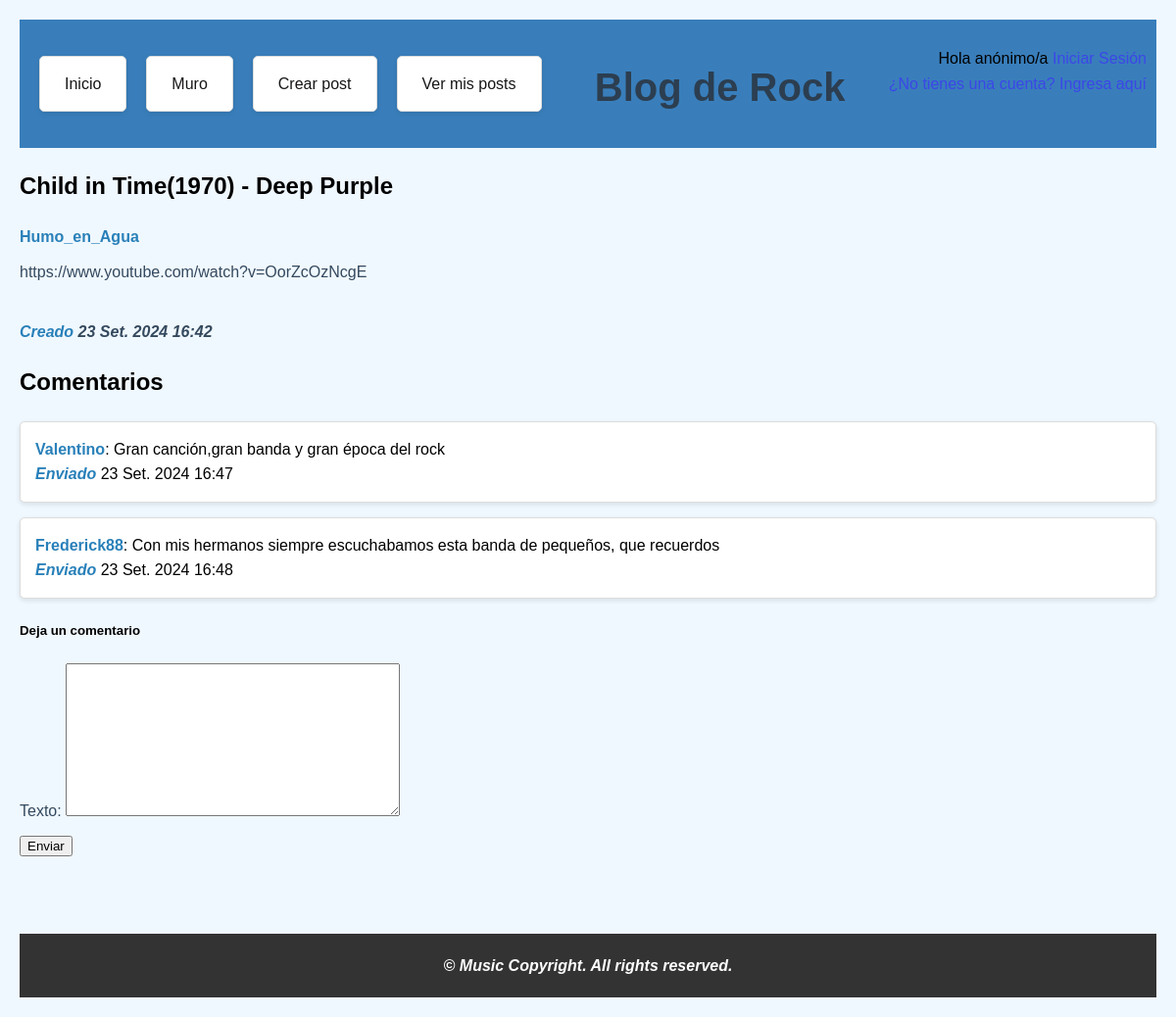
The page /blog/child-in-time1970-deep-purple/ on the database its author committed.
### blog/models.py (models this page shows, shortened)
class Blog(models.Model):
    autor = models.ForeignKey(User, on_delete=models.CASCADE)
    titulo = models.CharField(max_length=200)
    slug = models.SlugField(max_length=255, unique=True, blank=True)                    #utilización de slug para identificar de manera única cada post. Ideal para el uso de Blogs(en este caso, esencial)
    texto = models.CharField(max_length=1000, db_index=True, unique=True, blank=True)  # usar TextField si necesito más texto
    fechaCreado = models.DateTimeField(auto_now_add=True)

class Comentarios(models.Model):
    blog = models.ForeignKey('Blog', on_delete=models.CASCADE, related_name='comentarios')              #blog obligatorio, para poder identificar cada post y los comentarios en los correspondientes
    autor = models.ForeignKey(User, on_delete=models.CASCADE)
    texto = CKEditor5Field('Comentario', config_name='coment', blank=True)
    fechaCreado = models.DateTimeField(auto_now_add=True)

### blog/views.py (the view, shortened to what this page needs)
# urls.py: path('blog/<slug:slug>/', views.BlogContenido.as_view(), name='blog_contenido'),
class BlogContenido(DetailView):
    model = Blog
    template_name = 'blog_contenido.html'
    def get_context_data(self, **kwargs):                           #método heredado de la clase View, para renderizar y procesar vistas
        context = super().get_context_data(**kwargs)            #context = diccionario | **kwargs = argumentos claves
        if self.object:
            context['comentarios'] = self.object.comentarios.all()          #si existe, se basa en la clave 'comentarios'
            context['form'] = ComentarioForm()                              #se crea con el formulario de más abajo
        context['blog_content'] = self.object.texto             #agrega el context al post
        return context

### blog/views.py
class ComentarioForm(forms.ModelForm):
    class Meta:
        model = Comentarios
        fields = ['texto']
        widgets = {
            'blog': forms.HiddenInput(),                #se esconde el "blog" de comentarios, para no mostrarse a la hora de crear un comentario
        }                                               #solía salir cómo opción a elegir el post a comentar, y era innecesario ya que el comentario tenía la "id" del post

### blog/templates/blog_contenido.html (shortened to what this page needs)
{% extends "base.html" %}
{% block content %}
    <h2>{{ blog.titulo }}</h2>
    <p><b>{{ blog.autor.username|capfirst }}</b></p>
    <p>{{ blog.texto|safe }}</p>
    <p><br><b><i>Creado</b> {{ blog.fechaCreado}}</i></p>
    {% if comentarios %}
    <h2>Comentarios</h2>
        <ul>
            {% for comentario in comentarios %}
                <li><b>{{ comentario.autor|capfirst }}</b>: {{ comentario.texto }} <br><b><i>Enviado</i></b> {{ comentario.fechaCreado}}</li>
            {% endfor %}
        </ul>
    {% endif %}
<h5>Deja un comentario</h5>
<form method="post">
    {{ form.as_p }}
    <button type="submit">Enviar</button>
</form>
{% endblock %}

### blog/static/blog/styles.css (style rules this page uses)
body { background-color: #f0f8ff; font-family: Arial, sans-serif; line-height: 1.6; margin: 0; padding: 20px; }
ul { list-style-type: none; padding: 0; }
li { background-color: #ffffff; border: 1px solid #dcdcdc; border-radius: 5px; margin-bottom: 15px; padding: 15px; box-shadow: 0 2px 5px rgba(0, 0, 0, 0.1); }
b { color: #2980b9; }
i { font-weight: bold; }
p { margin: 10px 0; color: #34495e; }

### rows shown on the page
Blog: titulo "Child in Time(1970) - Deep Purple", autor.username "Humo_en_Agua", texto "https://www.youtube.com/watch?v=OorZcOzNcgE", fechaCreado "23 Set. 2024 16:42"
Comentarios: autor "Valentino", texto "Gran canción,gran banda y gran época del rock", fechaCreado "23 Set. 2024 16:47"
Comentarios: autor "Frederick88", texto "Con mis hermanos siempre escuchabamos esta banda de pequeños, que recuerdos", fechaCreado "23 Set. 2024 16:48"
